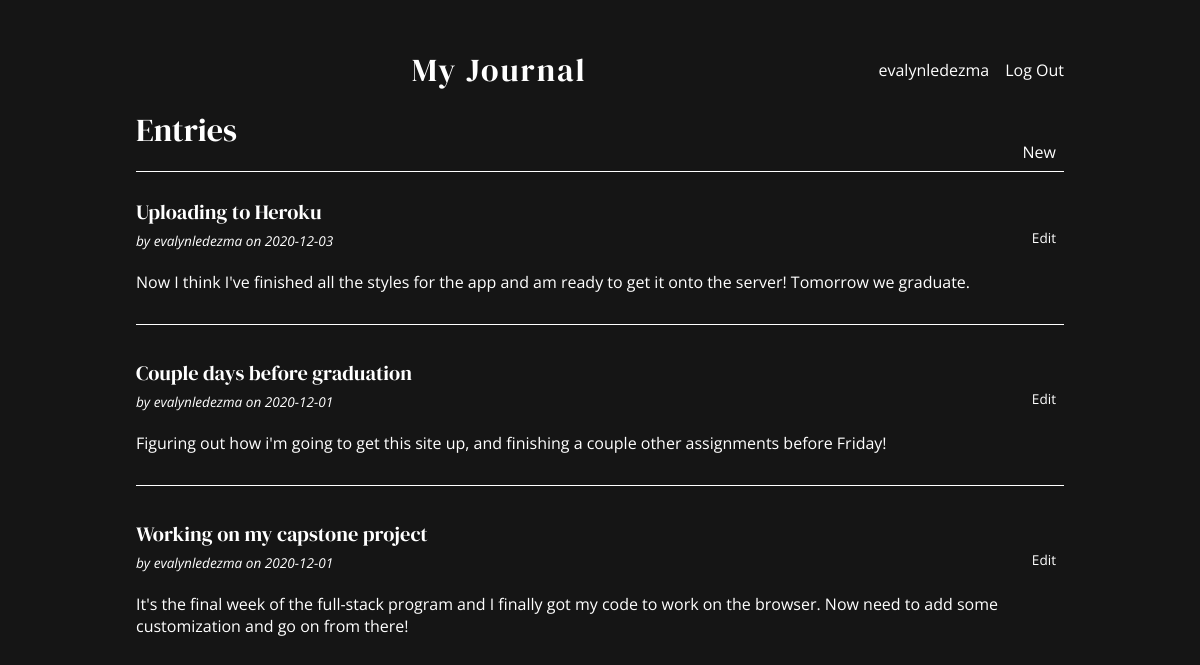
Screenshot of / (signed in) with the database file from the repository.
### tables this page shows
CREATE TABLE user (
  id INTEGER PRIMARY KEY AUTOINCREMENT,
  username TEXT UNIQUE NOT NULL,
  password TEXT NOT NULL
);

CREATE TABLE post (
  id INTEGER PRIMARY KEY AUTOINCREMENT,
  author_id INTEGER NOT NULL,
  created TIMESTAMP NOT NULL DEFAULT CURRENT_TIMESTAMP,
  title TEXT NOT NULL,
  body TEXT NOT NULL,
  FOREIGN KEY (author_id) REFERENCES user (id)
);

### my_journal_flask/blog.py (the view)
@bp.route('/')
def index():
    db = get_db()
    posts = db.execute(
        'SELECT p.id, title, body, created, author_id, username'
        ' FROM post p JOIN user u ON p.author_id = u.id'
        ' ORDER BY created DESC'
    ).fetchall()
    return render_template('blog/index.html', posts=posts)

### my_journal_flask/auth.py (called while the page is built)
@bp.before_app_request
def load_logged_in_user():
    user_id = session.get('user_id')
    if user_id is None:
        g.user = None
    else:
        g.user = get_db().execute(
            'SELECT * FROM user WHERE id = ?', (user_id,)
        ).fetchone()

### my_journal_flask/db.py (called while the page is built)
def get_db():
    if 'db' not in g:
        g.db = sqlite3.connect(
            current_app.config['DATABASE'],
            detect_types=sqlite3.PARSE_DECLTYPES
        )
        g.db.row_factory = sqlite3.Row
    return g.db

### my_journal_flask/templates/blog/index.html
{% extends 'base.html' %}
{% block header %}
  <h1>{% block title %}Entries{% endblock %}</h1>
  {% if g.user %}
    <a class="action" href="{{ url_for('blog.create') }}">New</a>
  {% endif %}
{% endblock %}
{% block content %}
  {% for post in posts %}
    <article class="post">
      <header>
        <div>
          <h1>{{ post['title'] }}</h1>
          <div class="about">by {{ post['username'] }} on {{ post['created'].strftime('%Y-%m-%d') }}</div>
        </div>
        {% if g.user['id'] == post['author_id'] %}
          <a class="action" href="{{ url_for('blog.update', id=post['id']) }}">Edit</a>
        {% endif %}
      </header>
      <p class="body">{{ post['body'] }}</p>
    </article>
    {% if not loop.last %}
      <hr>
    {% endif %}
  {% endfor %}
{% endblock %}

### my_journal_flask/templates/base.html (shortened to what this page needs)
<!doctype html>
<link rel="stylesheet" type= "text/css" href="{{ url_for('static', filename='style.css') }}">
<nav>
  <h1> My Journal </h1>
  <ul>
    {% if g.user %}
      <li><span>{{ g.user['username'] }}</span>
      <li><a href="{{ url_for('auth.logout') }}">Log Out</a>
    {% else %}
      <li><a href="{{ url_for('auth.register') }}">Register</a>
      <li><a href="{{ url_for('auth.login') }}">Log In</a>
    {% endif %}
  </ul>
</nav>
<section class="content">
  <header>
    {% block header %}{% endblock %}
  </header>
  {% block content %}{% endblock %}
</section>

### my_journal_flask/static/style.css (style rules this page uses)
h1, h2, h3, h4, h5, h6 { font-family: 'DM Serif Display', serif; color: white; margin: 1rem 0; font-size: xx-large; font-weight: lighter; }
a { color: white; text-decoration: none; }
hr { border: none; border-top: 1px solid white; }
nav { background: #151515; display: flex; align-items: center; padding: 0 0.5rem; }
nav h1 { flex: auto; margin: 0; text-align: center; letter-spacing: 2px; }
nav ul { display: flex; list-style: none; margin: 0; padding: 0; }
nav ul li a, nav ul li span, header .action { display: block; padding: 0.5rem; }
.content { padding: 0 1rem 1rem; }
.content > header { border-bottom: 1px solid white; display: flex; align-items: flex-end; }
.content > header h1 { flex: auto; margin: 1rem 0 0.25rem 0; padding-bottom: 15px; }
.post > header { display: flex; align-items: flex-end; font-size: 0.85em; }
.post > header > div:first-of-type { flex: auto; }
.post > header h1 { font-size: 1.5em; margin-bottom: 0; padding-top: 10px; }
.post .about { color: white; font-style: italic; margin-top: 5px; margin-bottom: 5px; }
.post .body { white-space: pre-line; padding-bottom: 15px; }
.content:last-child { margin-bottom: 0; }

### rows the page displays
user: user.username "evalynledezma"
post: title "Uploading to Heroku", username "evalynledezma", created "2020-12-03", body "Now I think I've finished all the styles for the app and am ready to get it onto the server! Tomorrow we graduate."
post: title "Couple days before graduation", username "evalynledezma", created "2020-12-01", body "Figuring out how i'm going to get this site up, and finishing a couple other assignments before Friday!"
post: title "Working on my capstone project", username "evalynledezma", created "2020-12-01", body "It's the final week of the full-stack program and I finally got my code to work on the browser. Now need to add some customization and go on from there!"
